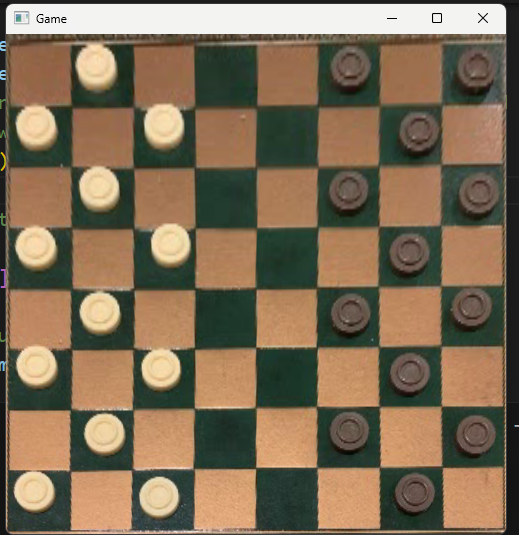
//> input picture visuals/image-1.png, 519 x 535 px, given in place of vid1.avi, which was not available
$ ./main   (built with g++ and OpenCV 4)
//> lines starting //> are read from the running program, lines starting //| are printed output that depends on the picture; pictures that were not available may be replaced by others from this repository, and a replacement may not be noted
### cpp/functions.hpp
#pragma once

#include <opencv2/opencv.hpp>
#include <iostream>

using namespace cv;
using namespace std;
// [4 lines left out: function point_to_string, not called in this run]
std::string to_string(Player player) {
    return (player == Player::White) ? "WHITE" : "BLACK";
}
// [12 lines left out: function is_contour_circle, not called in this run]

bool is_hand_inside(bool hand_on_screen, Mat current_frame, Mat old_frame, int thresh=60, int sensitivity=6) {
    Mat diff;
    absdiff(old_frame, current_frame, diff);
    threshold(diff, diff, thresh, 255, THRESH_BINARY);
    int different_pixels_number = countNonZero(diff);
    double result = diff.total() / different_pixels_number;
    if (result <= sensitivity && !hand_on_screen) {
        return true;
    }
    else if (result >= sensitivity && hand_on_screen) {
        return false;
    }
    else {
        return hand_on_screen;
    }
}

// [20 lines left out: functions get_square_position, get_contour_radius, visualize_hand_tracking, not called in this run]

### cpp/enums.hpp
#pragma once
enum class Player {
    White = 1, // White move without black defeated
    Black = 2,  // Black move without white defeated
    Null = 3
};

enum class Movement {
    White = 1,          // White move without black defeated
    WhiteWithBlack,     // White move with black defeated
    Black,              // Black move without white defeated
    BlackWithWhite,     // Black move with white defeated
    Wrong               // Wrong movement
};

### cpp/GameMovementRecorder.hpp
#pragma once

#include <iostream>
#include <vector>
#include "enums.hpp"
#include "functions.hpp"

struct movementRecord{
    Player p;
    cv::Point old_player;
    cv::Point new_player;
    std::vector<cv::Point> defeats;
};
class GameMovementRecorder {
    std::vector<movementRecord> records;
public:
    void record(movementRecord rec) {
        records.push_back(rec);
    }
    // [9 lines left out: function show, not called in this run]
};

### cpp/preprocessingVariables.hpp
#pragma once

#include <opencv2/opencv.hpp>

int gaussianBlurKernelSize = 7;  // Gaussian Blur Kernel Size
int threshold1Canny = 60;  // Threshold value 1 for Canny Edge Detector
int threshold2Canny = 120; // Threshold value 2 for Canny Edge Detector
cv::Mat kernelMorp = cv::getStructuringElement(cv::MORPH_RECT, cv::Size(3, 3)); // Morphological operation kernel

### cpp/variables.hpp
#pragma once

#include <cmath>

int width = 500;
int height = 500;

int square_x_scaler = width / 8;
int square_x_bias = square_x_scaler / 2;
int square_y_scaler = height / 8;
int square_y_bias = square_y_scaler / 2;
int radius = width / 20;
double max_area = M_PI * pow(radius, 2) + (M_PI * pow(radius, 2)) / 2;

### cpp/main.cpp
#include <opencv2/opencv.hpp>
#include <iostream>
#include "variables.hpp"
#include "preprocessingVariables.hpp"
#include "GameMovementRecorder.hpp"
#include "functions.hpp"
#include "checkers.hpp"
#include "IndexDetector.hpp"

using namespace cv;
using namespace std;

int main() {
    VideoCapture video_capture("/source/vid1.avi");

    Mat frame;
    bool success = video_capture.read(frame);
//> frame is the input picture: 535 rows x 519 cols, CV_8UC3; mean B, G, R 85.8, 109.4, 127.8

    Mat current_full_frame_gray;
    cvtColor(frame, current_full_frame_gray, COLOR_BGR2GRAY);
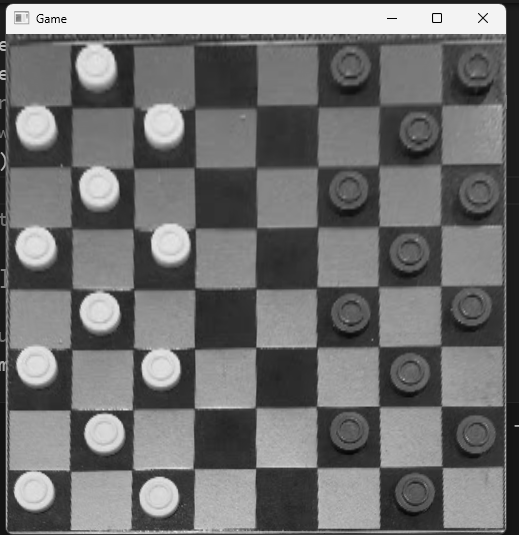
//> current_full_frame_gray: 535 rows x 519 cols, CV_8UC1; min 0, max 251, mean 112.2
    Mat old_full_frame_gray;
    current_full_frame_gray.copyTo(old_full_frame_gray);
    bool hand_on_screen = false;
    bool hand_on_screen_previous = false;
    int frame_count_while_hand_out = 1;

    Checkers manager;
    IndexDetector index_detector;
    GameMovementRecorder recorder;

    Point2f points[4] = {{113, 14}, {51, 248}, {437, 246}, {357, 17}};
    Point2f new_points[4] = {{0, 0}, {0, height}, {width, height}, {width, 0}};

    Mat transformation_matrix = getPerspectiveTransform(points, new_points);

    double maxVal,minVal;
    cv::Point minLoc, maxLoc;
    while (success) {
        success = video_capture.read(frame);

        cvtColor(frame, current_full_frame_gray, COLOR_BGR2GRAY);

        Mat bird_eye_frame;
        warpPerspective(frame, bird_eye_frame, transformation_matrix, Size(width, height));

        hand_on_screen_previous = hand_on_screen;
//> (the run ends here: the program crashes, at `double result = diff.total() / different_pixels_number;`)

$ run again, on visuals/image-2.png
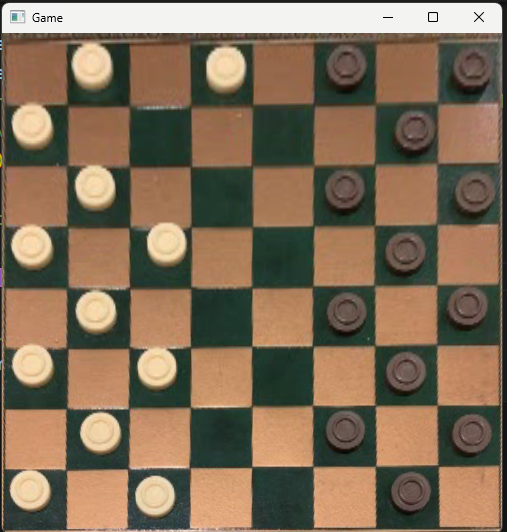
//> input picture visuals/image-2.png, 507 x 532 px, given in place of vid1.avi, which was not available
//> frame is the input picture: 532 rows x 507 cols, CV_8UC3; mean B, G, R 87.6, 109.7, 129.7
//> `cvtColor(frame, current_full_frame_gray, COLOR_BGR2GRAY);`:
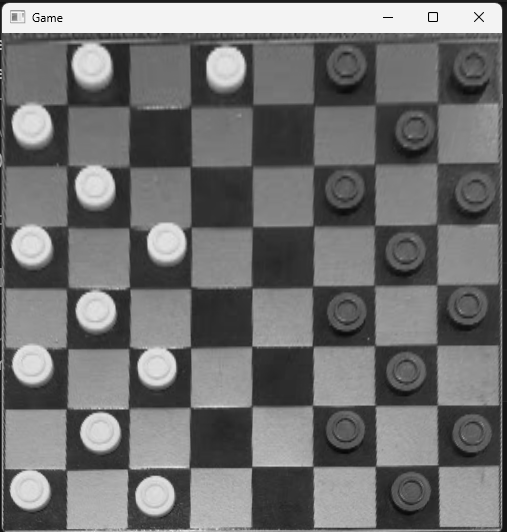
//> current_full_frame_gray: 532 rows x 507 cols, CV_8UC1; min 0, max 251, mean 113.2

$ run again, on visuals/image-4.png
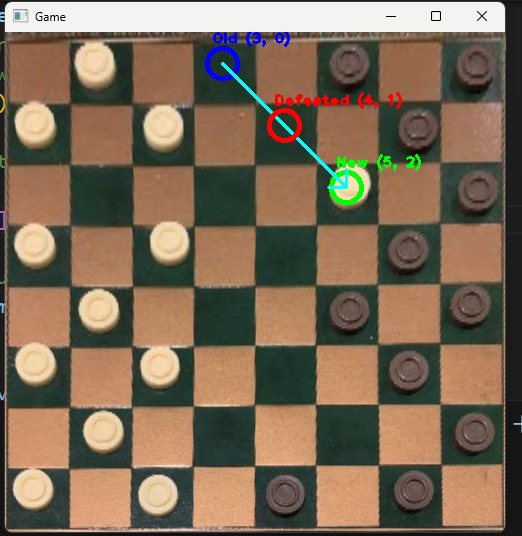
//> input picture visuals/image-4.png, 522 x 536 px, given in place of vid1.avi, which was not available
//> frame is the input picture: 536 rows x 522 cols, CV_8UC3; mean B, G, R 86.2, 106.7, 125.1
//> `cvtColor(frame, current_full_frame_gray, COLOR_BGR2GRAY);`:
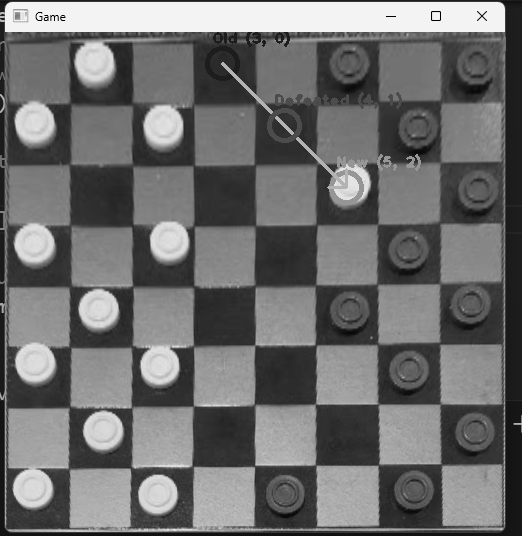
//> current_full_frame_gray: 536 rows x 522 cols, CV_8UC1; min 0, max 251, mean 109.8
